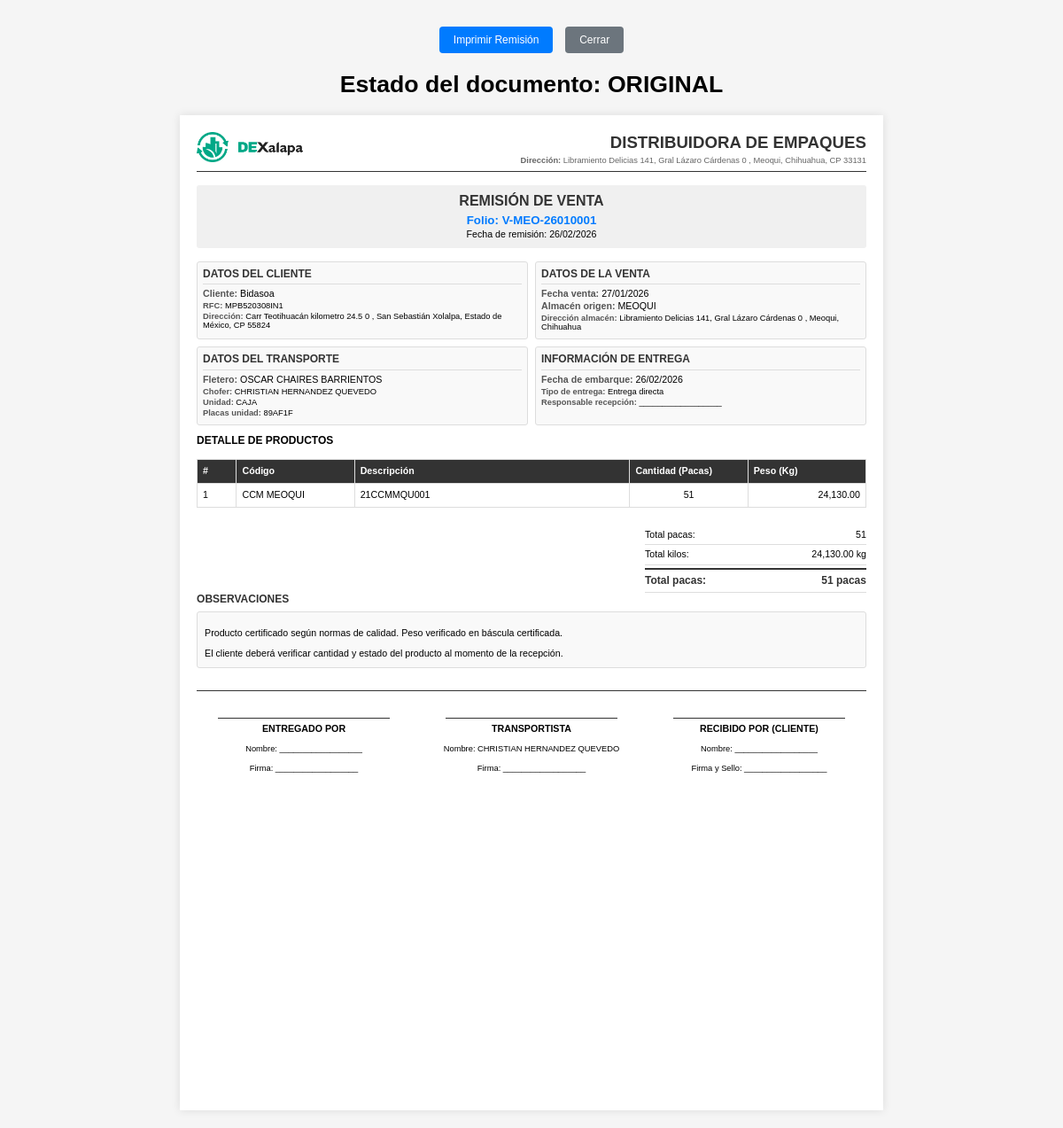
Screenshot of /doc/remision.php?id=2 with the database file from the repository.
### tables this page shows
CREATE TABLE IF NOT EXISTS `ventas` (
  `id_venta` int NOT NULL AUTO_INCREMENT,
  `folio` varchar(20) NOT NULL,
  `fecha_venta` date NOT NULL,
  `zona` int NOT NULL,
  `id_cliente` int NOT NULL,
  `id_direc_cliente` int NOT NULL,
  `id_alma` int NOT NULL,
  `id_direc_alma` int NOT NULL,
  `id_transp` int DEFAULT NULL,
  `id_user` int NOT NULL,
  `status` tinyint DEFAULT '1',
  `created_at` timestamp NULL DEFAULT CURRENT_TIMESTAMP,
  `updated_at` timestamp NULL DEFAULT CURRENT_TIMESTAMP ON UPDATE CURRENT_TIMESTAMP,
  `factura_venta` varchar(100) DEFAULT NULL,
  `fecha_factura` date DEFAULT NULL,
  `factura_actualizada` datetime DEFAULT NULL,
  `factura_valida` tinyint(1) DEFAULT '0' COMMENT '1 si el PDF existe, 0 si no existe',
  `fecha_validacion_factura` datetime DEFAULT NULL COMMENT 'Fecha de última validación',
  `url_factura_pdf` varchar(500) DEFAULT NULL COMMENT 'URL del PDF de la factura',
  `estado_remision` varchar(255) NOT NULL DEFAULT '1',
  PRIMARY KEY (`id_venta`),
  KEY `id_cliente` (`id_cliente`),
  KEY `id_alma` (`id_alma`),
  KEY `id_transp` (`id_transp`),
  KEY `id_user` (`id_user`)
);

CREATE TABLE IF NOT EXISTS `direcciones` (
  `id_direc` int NOT NULL AUTO_INCREMENT,
  `id_us` varchar(255) DEFAULT NULL,
  `id_prov` varchar(255) DEFAULT NULL,
  `id_alma` varchar(255) DEFAULT NULL,
  `cod_al` varchar(255) DEFAULT NULL,
  `noma` varchar(255) DEFAULT NULL,
  `atencion` varchar(255) DEFAULT NULL,
  `calle` varchar(255) DEFAULT NULL,
  `c_postal` varchar(255) DEFAULT NULL,
  `numext` varchar(255) DEFAULT NULL,
  `numint` varchar(255) DEFAULT NULL,
  `pais` varchar(255) DEFAULT NULL,
  `estado` varchar(255) DEFAULT NULL,
  `mun` varchar(255) DEFAULT NULL,
  `colonia` varchar(255) DEFAULT NULL,
  `tel` varchar(255) DEFAULT NULL,
  `email` varchar(255) DEFAULT NULL,
  `obs` varchar(255) DEFAULT NULL,
  `status` varchar(255) DEFAULT '1',
  PRIMARY KEY (`id_direc`)
);

CREATE TABLE IF NOT EXISTS `zonas` (
  `id_zone` int NOT NULL AUTO_INCREMENT,
  `cod` varchar(255) DEFAULT NULL,
  `nom` varchar(255) DEFAULT NULL,
  `PLANTA` varchar(255) DEFAULT NULL,
  `color` varchar(255) NOT NULL DEFAULT '#3498db',
  `fecha` timestamp NOT NULL DEFAULT CURRENT_TIMESTAMP,
  `tipo` varchar(255) NOT NULL DEFAULT 'NOR',
  `id_user` varchar(255) DEFAULT NULL,
  `status` varchar(255) NOT NULL DEFAULT '1',
  PRIMARY KEY (`id_zone`)
);

CREATE TABLE IF NOT EXISTS `clientes` (
  `id_cli` int NOT NULL AUTO_INCREMENT,
  `nombre` varchar(255) DEFAULT NULL,
  `cod` varchar(255) DEFAULT NULL,
  `rs` varchar(255) DEFAULT NULL,
  `rfc` varchar(255) DEFAULT NULL,
  `c_contable` varchar(255) DEFAULT NULL,
  `tpersona` varchar(255) DEFAULT NULL,
  `tpcliente` varchar(255) DEFAULT NULL,
  `m_pago` varchar(255) DEFAULT NULL,
  `f_pago` varchar(255) DEFAULT NULL,
  `banco` varchar(255) DEFAULT NULL,
  `cfdi` varchar(255) DEFAULT NULL,
  `dir_a` varchar(255) DEFAULT NULL,
  `nom_cuenta` varchar(255) DEFAULT NULL,
  `con_pago` varchar(255) DEFAULT NULL,
  `fac_rem` varchar(255) NOT NULL DEFAULT 'FAC',
  `obs` varchar(255) DEFAULT NULL,
  `fecha` timestamp NOT NULL DEFAULT CURRENT_TIMESTAMP,
  `id_user` varchar(255) DEFAULT NULL,
  `status` varchar(255) NOT NULL DEFAULT '1',
  `zona` varchar(255) DEFAULT NULL,
  PRIMARY KEY (`id_cli`)
);

CREATE TABLE IF NOT EXISTS `almacenes` (
  `id_alma` int NOT NULL AUTO_INCREMENT,
  `cod` varchar(50) NOT NULL,
  `nombre` varchar(255) NOT NULL,
  `rs` varchar(255) DEFAULT NULL,
  `rfc` varchar(20) DEFAULT NULL,
  `tpersona` enum('fisica','moral') DEFAULT NULL,
  `obs` text,
  `id_user` int DEFAULT NULL,
  `fac_rem` enum('FAC','REM') DEFAULT 'FAC',
  `zona` int DEFAULT NULL,
  `status` tinyint DEFAULT '1',
  `created_at` timestamp NULL DEFAULT CURRENT_TIMESTAMP,
  PRIMARY KEY (`id_alma`)
);

CREATE TABLE IF NOT EXISTS `transportes` (
  `id_transp` int NOT NULL AUTO_INCREMENT,
  `placas` varchar(255) DEFAULT NULL,
  `razon_so` varchar(255) DEFAULT NULL,
  `linea` varchar(255) DEFAULT NULL,
  `tipo` varchar(255) DEFAULT NULL,
  `chofer` varchar(255) DEFAULT NULL,
  `placas_caja` varchar(255) DEFAULT NULL,
  `correo` varchar(255) DEFAULT NULL,
  `fecha` timestamp NOT NULL DEFAULT CURRENT_TIMESTAMP,
  `id_user` varchar(255) DEFAULT NULL,
  `status` varchar(255) DEFAULT NULL,
  `zona` varchar(255) DEFAULT NULL,
  PRIMARY KEY (`id_transp`)
);

CREATE TABLE IF NOT EXISTS `venta_flete` (
  `id_venta_flete` int NOT NULL AUTO_INCREMENT,
  `id_venta` int NOT NULL,
  `id_fletero` int NOT NULL,
  `id_pre_flete` int NOT NULL,
  `created_at` timestamp NULL DEFAULT CURRENT_TIMESTAMP,
  `tipo_camion` varchar(50) DEFAULT NULL,
  `nombre_chofer` varchar(100) DEFAULT NULL,
  `placas_unidad` varchar(20) DEFAULT NULL,
  `factura_transportista` varchar(100) DEFAULT NULL,
  `doc_factura_ven` varchar(255) DEFAULT NULL,
  `com_factura_ven` varchar(255) DEFAULT NULL,
  `impuestoTraslado_v` varchar(255) DEFAULT NULL,
  `impuestoRetenido_v` varchar(255) DEFAULT NULL,
  `subtotal_v` varchar(255) DEFAULT NULL,
  `total_v` varchar(255) DEFAULT NULL,
  `aliasven` varchar(255) DEFAULT NULL,
  `folioven` varchar(255) DEFAULT NULL,
  `fecha_actualizacion` datetime DEFAULT NULL,
  `folio_ticket_bascula` varchar(50) DEFAULT NULL COMMENT 'Folio del ticket de báscula',
  `archivo_ticket` varchar(255) DEFAULT NULL COMMENT 'Nombre del archivo del ticket',
  `fecha_subida_ticket` datetime DEFAULT NULL COMMENT 'Fecha de subida del ticket',
  `peso_ticket` decimal(10,2) DEFAULT NULL COMMENT 'Peso registrado en el ticket (kg)',
  PRIMARY KEY (`id_venta_flete`),
  KEY `id_venta` (`id_venta`),
  KEY `id_fletero` (`id_fletero`),
  KEY `id_pre_flete` (`id_pre_flete`)
);

CREATE TABLE IF NOT EXISTS `venta_detalle` (
  `id_venta_detalle` int NOT NULL AUTO_INCREMENT,
  `id_venta` int NOT NULL,
  `id_prod` int NOT NULL,
  `id_pre_venta` int NOT NULL,
  `pacas_cantidad` int DEFAULT '0',
  `total_kilos` decimal(10,2) DEFAULT '0.00',
  `observaciones` text,
  `id_user` int NOT NULL,
  `status` tinyint DEFAULT '1',
  `created_at` timestamp NULL DEFAULT CURRENT_TIMESTAMP,
  `updated_at` timestamp NULL DEFAULT CURRENT_TIMESTAMP ON UPDATE CURRENT_TIMESTAMP,
  PRIMARY KEY (`id_venta_detalle`),
  KEY `id_venta` (`id_venta`),
  KEY `id_prod` (`id_prod`),
  KEY `id_pre_venta` (`id_pre_venta`)
);

CREATE TABLE IF NOT EXISTS `productos` (
  `id_prod` int NOT NULL AUTO_INCREMENT,
  `nom_pro` varchar(255) DEFAULT NULL,
  `cod` varchar(255) DEFAULT NULL,
  `lin` varchar(255) DEFAULT NULL,
  `fecha` timestamp NOT NULL DEFAULT CURRENT_TIMESTAMP,
  `id_user` varchar(255) DEFAULT NULL,
  `status` varchar(255) NOT NULL DEFAULT '1',
  `zona` varchar(255) DEFAULT NULL,
  PRIMARY KEY (`id_prod`)
);

### doc/remision.php (the view, shortened to what the rows shown need)
<?php
require_once '../config/conexiones.php';
$id_venta = intval($_GET['id']);
$sql_venta = "SELECT
    v.*,
    v.estado_remision as estado_remision,
    CONCAT(CASE WHEN z.tipo = 'SUR' THEN 'E-' ELSE 'V-' END, z.cod, '-', DATE_FORMAT(v.fecha_venta, '%y%m'), LPAD(v.folio, 4, '0')) as folio_compuesto,
    c.cod as cod_cliente, c.nombre as nombre_cliente, c.rfc as rfc_cliente,
    a.cod as cod_almacen, a.nombre as nombre_almacen,
    z.PLANTA as nombre_zona,
    z.tipo as tipo_zona,
    t.placas as placas_fletero, t.razon_so as nombre_fletero,
    u.nombre as nombre_usuario,
    DATE_FORMAT(v.fecha_venta, '%d/%m/%Y') as fecha_venta_formateada,
    v.factura_venta,
    DATE_FORMAT(v.fecha_factura, '%d/%m/%Y') as fecha_factura_formateada
FROM ventas v
LEFT JOIN clientes c ON v.id_cliente = c.id_cli
LEFT JOIN almacenes a ON v.id_alma = a.id_alma
LEFT JOIN zonas z ON v.zona = z.id_zone
LEFT JOIN transportes t ON v.id_transp = t.id_transp
LEFT JOIN usuarios u ON v.id_user = u.id_user
WHERE v.id_venta = ? AND v.status = 1";
$stmt = $conn_mysql->prepare($sql_venta);
$stmt->bind_param('i', $id_venta);
$stmt->execute();
$result_venta = $stmt->get_result();
$venta = $result_venta->fetch_assoc();
$esZonaSur = (strtoupper(trim($venta['tipo_zona'] ?? '')) === 'SUR');
$etiquetaOperacion = $esZonaSur ? 'ENTREGA' : 'VENTA';
$etiquetaOperacionTexto = $esZonaSur ? 'entrega' : 'venta';
$sql_detalles = "SELECT
    vd.*,
    p.cod as cod_producto, p.nom_pro as nombre_producto
FROM venta_detalle vd
LEFT JOIN productos p ON vd.id_prod = p.id_prod
WHERE vd.id_venta = ? AND vd.status = 1";
$stmt_detalles = $conn_mysql->prepare($sql_detalles);
$stmt_detalles->bind_param('i', $id_venta);
$stmt_detalles->execute();
$detalles = $stmt_detalles->get_result();
$sql_flete = "SELECT
    vf.*,
    vf.factura_transportista,
    vf.nombre_chofer,
    vf.placas_unidad,
    vf.tipo_camion
FROM venta_flete vf
WHERE vf.id_venta = ?";
$stmt_flete = $conn_mysql->prepare($sql_flete);
$stmt_flete->bind_param('i', $id_venta);
$stmt_flete->execute();
$flete = $stmt_flete->get_result();
$flete_data = $flete->num_rows > 0 ? $flete->fetch_assoc() : null;
$dir_cliente = null;
if (!empty($venta['id_direc_cliente'])) {
    $sql_dir = "SELECT * FROM direcciones WHERE id_direc = ?";
    $stmt_dir = $conn_mysql->prepare($sql_dir);
    $stmt_dir->bind_param('i', $venta['id_direc_cliente']);
    $stmt_dir->execute();
    $result_dir = $stmt_dir->get_result();
    if ($result_dir->num_rows > 0) {
        $dir_cliente = $result_dir->fetch_assoc();
    }
}
$dir_almacen = null;
if (!empty($venta['id_direc_alma'])) {
    $sql_dir_almacen = "SELECT * FROM direcciones WHERE id_direc = ?";
    $stmt_dir_almacen = $conn_mysql->prepare($sql_dir_almacen);
    $stmt_dir_almacen->bind_param('i', $venta['id_direc_alma']);
    $stmt_dir_almacen->execute();
    $result_dir_almacen = $stmt_dir_almacen->get_result();
    if ($result_dir_almacen->num_rows > 0) {
        $dir_almacen = $result_dir_almacen->fetch_assoc();
    }
}
mysqli_data_seek($detalles, 0);
$estado = $venta['estado_remision'];
if ($estado == '1') {
    $tipo_copia = 'ORIGINAL';
} else {
    $tipo_copia = 'COPIA';
}
?>
<!DOCTYPE html>
<html lang="es">
<head>
</head>
<body>
    <div class="print-button no-print">
        <button onclick="window.print()">
            <i class="bi bi-printer"></i> Imprimir Remisión
        </button>
        <button onclick="window.close()" style="background: #6c757d; margin-left: 10px;">
            <i class="bi bi-x-circle"></i> Cerrar
        </button>
        <h1>Estado del documento: <?= $tipo_copia ?></h1>
    </div>
    <div class="container">
        <div class="header clearfix">
            <div class="company-info">
                <h1>DISTRIBUIDORA DE EMPAQUES</h1>
                <?php if($dir_almacen): ?>
                <p><strong>Dirección:</strong>
                    <?= htmlspecialchars($dir_almacen['calle'] ?? '') ?>
                    <?= htmlspecialchars($dir_almacen['numext'] ?? '') ?>
                    <?= !empty($dir_almacen['numint']) ? 'Int. ' . htmlspecialchars($dir_almacen['numint']) : '' ?>,
                    <?= htmlspecialchars($dir_almacen['colonia'] ?? '') ?>,
                    <?= htmlspecialchars($dir_almacen['estado'] ?? '') ?>,
                    CP <?= htmlspecialchars($dir_almacen['c_postal'] ?? '') ?>
                </p>
                <?php endif; ?>
            </div>
        </div>
        <div class="document-title">
            <h2>REMISIÓN DE <?= $etiquetaOperacion ?></h2>
            <div class="folio">Folio: <?= htmlspecialchars($venta['folio_compuesto']) ?></div>
            <div>Fecha de remisión: <?= date('d/m/Y') ?></div>
        </div>
        <div class="info-grid">
            <div class="info-box">
                <h3>DATOS DEL CLIENTE</h3>
                <p><span class="label">Cliente:</span> <?= htmlspecialchars($venta['nombre_cliente']) ?></p>
                <p class="small-text"><span class="label">RFC:</span> <?= htmlspecialchars($venta['rfc_cliente'] ?? 'N/A') ?></p>
                <?php if($dir_cliente): ?>
                <p class="small-text"><span class="label">Dirección:</span>
                    <?= htmlspecialchars($dir_cliente['calle'] ?? '') ?>
                    <?= htmlspecialchars($dir_cliente['numext'] ?? '') ?>
                    <?= !empty($dir_cliente['numint']) ? 'Int. ' . htmlspecialchars($dir_cliente['numint']) : '' ?>,
                    <?= htmlspecialchars($dir_cliente['colonia'] ?? '') ?>,
                    <?= htmlspecialchars($dir_cliente['estado'] ?? '') ?>,
                    CP <?= htmlspecialchars($dir_cliente['c_postal'] ?? '') ?>
                </p>
                <?php endif; ?>
            </div>
            <div class="info-box">
                <h3>DATOS DE LA <?= $etiquetaOperacion ?></h3>
                <p><span class="label">Fecha <?= $etiquetaOperacionTexto ?>:</span> <?= htmlspecialchars($venta['fecha_venta_formateada']) ?></p>
                <p><span class="label">Almacén origen:</span> <?= htmlspecialchars($venta['nombre_almacen']) ?></p>
                <?php if($dir_almacen): ?>
                <p class="small-text"><span class="label">Dirección almacén:</span>
                    <?= htmlspecialchars($dir_almacen['calle'] ?? '') ?>
                    <?= htmlspecialchars($dir_almacen['numext'] ?? '') ?>
                    <?= !empty($dir_almacen['numint']) ? 'Int. ' . htmlspecialchars($dir_almacen['numint']) : '' ?>,
                    <?= htmlspecialchars($dir_almacen['colonia'] ?? '') ?>,
                    <?= htmlspecialchars($dir_almacen['estado'] ?? '') ?>
                </p>
                <?php endif; ?>
            </div>
            <div class="info-box">
                <h3>DATOS DEL TRANSPORTE</h3>
                <p><span class="label">Fletero:</span> <?= htmlspecialchars($venta['nombre_fletero'] ?? 'No asignado') ?></p>
                <?php if($flete_data): ?>
                <p class="small-text"><span class="label">Chofer:</span> <?= htmlspecialchars($flete_data['nombre_chofer'] ?? '') ?></p>
                <p class="small-text"><span class="label">Unidad:</span> <?= htmlspecialchars($flete_data['tipo_camion'] ?? '') ?></p>
                <p class="small-text"><span class="label">Placas unidad:</span> <?= htmlspecialchars($flete_data['placas_unidad'] ?? '') ?></p>
                <?php endif; ?>
            </div>
        </div>
        <table class="products-table">
            <thead>
                <tr>
                    <th width="5%">#</th>
                    <th width="15%">Código</th>
                    <th width="35%">Descripción</th>
                    <th width="15%">Cantidad (Pacas)</th>
                    <th width="15%">Peso (Kg)</th>
                </tr>
            </thead>
            <tbody>
                <?php
                $contador = 1;
                while($detalle = $detalles->fetch_assoc()):
                ?>
                <tr>
                    <td><?= $contador++ ?></td>
                    <td><?= htmlspecialchars($detalle['cod_producto']) ?></td>
                    <td><?= htmlspecialchars($detalle['nombre_producto']) ?></td>
                    <td style="text-align: center;"><?= number_format($detalle['pacas_cantidad'], 0) ?></td>
                    <td style="text-align: right;"><?= number_format($detalle['total_kilos'], 2) ?></td>
                </tr>
                <?php endwhile; ?>
            </tbody>
        </table>
        <div class="signatures">
            <div class="signature-box">
                <div class="signature-line"></div>
                <div class="signature-label">TRANSPORTISTA</div>
                <p class="small-text">Nombre: <?= htmlspecialchars($flete_data['nombre_chofer'] ?? '__________________') ?></p>
                <p class="small-text">Firma: __________________</p>
            </div>
        </div>
    </div>
</body>
</html>
<?php
$html = ob_get_clean();
echo $html;
?>

### rows the page displays
ventas: estado_remision "ORIGINAL", zonas.tipo "VENTA", id_cliente.nombre "Bidasoa", id_cliente.rfc "MPB520308IN1", zonas.tipo "venta", id_alma.nombre "MEOQUI", id_transp.razon_so "OSCAR CHAIRES BARRIENTOS"
direcciones: calle "Libramiento Delicias 141, Gral Lázaro Cárdenas", numext "0", colonia "Meoqui", estado "Chihuahua", c_postal "33131"
direcciones: calle "Carr Teotihuacán kilometro 24.5", numext "0", colonia "San Sebastián Xolalpa", estado "Estado de México", c_postal "55824"
venta_flete: nombre_chofer "CHRISTIAN HERNANDEZ QUEVEDO", tipo_camion "CAJA", placas_unidad "89AF1F"
venta_detalle: id_prod.cod "CCM MEOQUI", id_prod.nom_pro "21CCMMQU001", pacas_cantidad "51", total_kilos "24,130.00"

### other values shown
$venta['folio_compuesto'] "V-MEO-26010001"
$venta['fecha_venta_formateada'] "27/01/2026"
$total_pacas "51"
$total_kilos "24,130.00"
